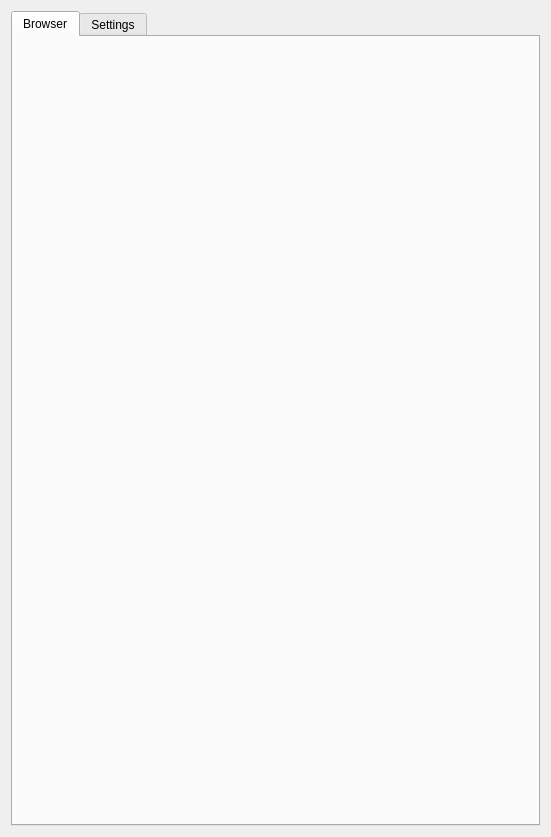
<?xml version="1.0" encoding="UTF-8"?>
<ui version="4.0">
 <class>Form</class>
 <widget class="QWidget" name="Form">
  <property name="geometry">
   <rect>
    <x>0</x>
    <y>0</y>
    <width>551</width>
    <height>837</height>
   </rect>
  </property>
  <property name="windowTitle">
   <string>Form</string>
  </property>
  <layout class="QVBoxLayout" name="verticalLayout">
   <item>
    <widget class="QTabWidget" name="tabWidget">
     <property name="currentIndex">
      <number>0</number>
     </property>
     <widget class="QWidget" name="tab">
      <attribute name="title">
       <string>Browser</string>
      </attribute>
      <layout class="QVBoxLayout" name="verticalLayout_2">
       <item>
        <layout class="QVBoxLayout" name="browser_layout"/>
       </item>
      </layout>
     </widget>
     <widget class="QWidget" name="tab_2">
      <attribute name="title">
       <string>Settings</string>
      </attribute>
      <layout class="QVBoxLayout" name="verticalLayout_3">
       <item>
        <layout class="QVBoxLayout" name="settings_layout"/>
       </item>
      </layout>
     </widget>
    </widget>
   </item>
  </layout>
 </widget>
 <resources/>
 <connections/>
</ui>
